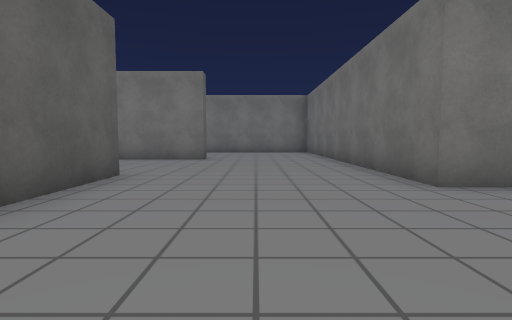
View 1 (above)

20 first-person views from a walk through a scene from a Unity 3-D project. The camera is 1.2 m above the floor, tilts 4° down and sees 80° across. The floor is counted in squares, 2 m on a side. Each view is taken from the middle of a square. On the plan, view 1 faces up. The plan holds only what a view shows up to about 9 squares ahead; the rest is blank. The place goes on beyond the plan. Some surface patterns are stand-ins.

View 2
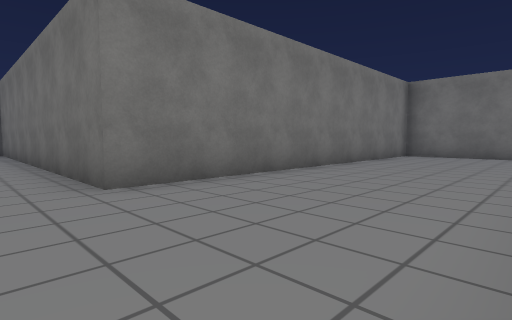

View 3
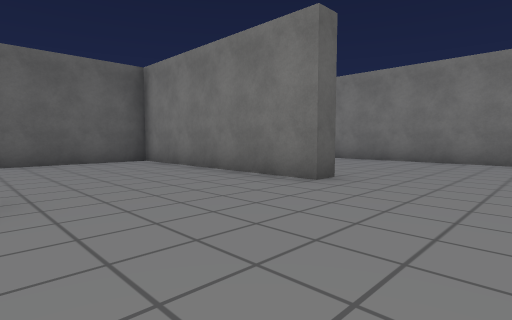

View 4
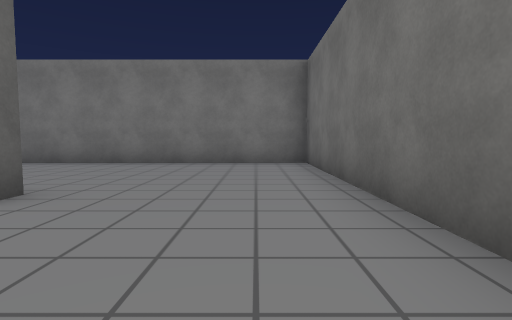

View 5
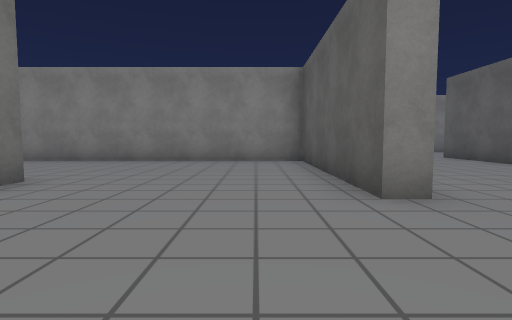

View 6
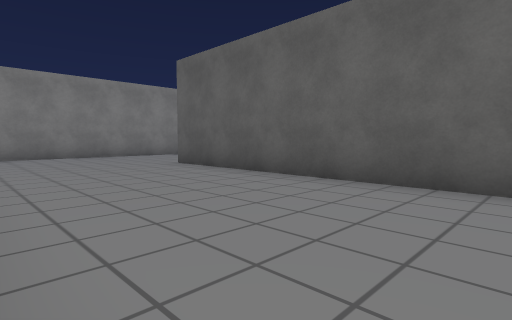

View 7
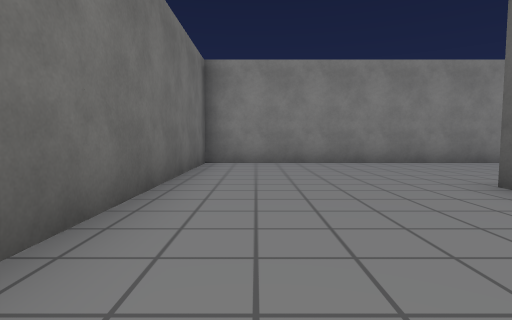

View 8
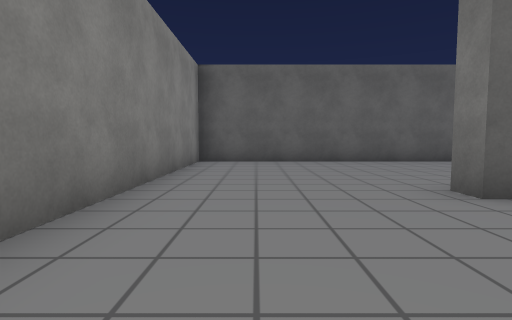

View 9
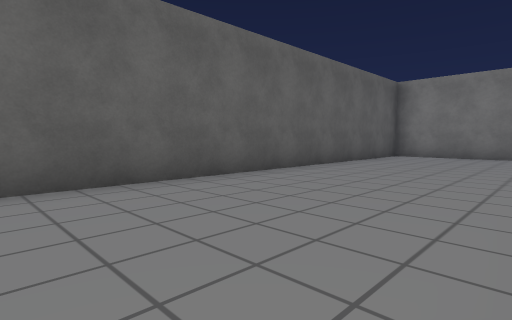

View 10
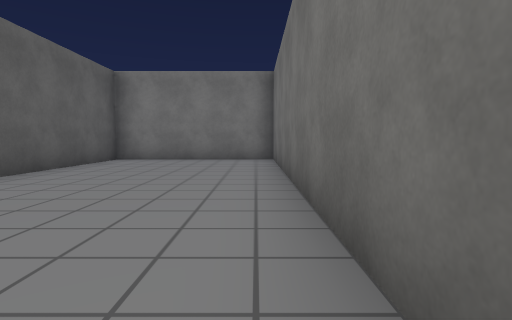

View 11
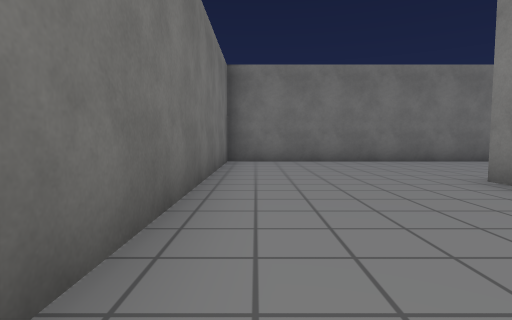

View 12
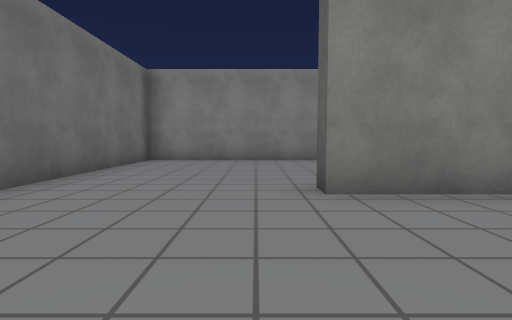

View 13
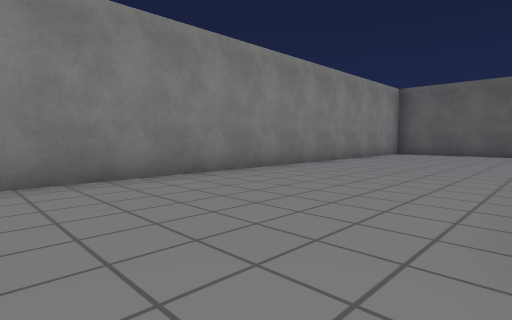

View 14
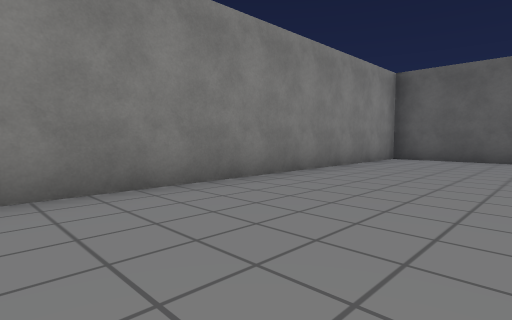

View 15
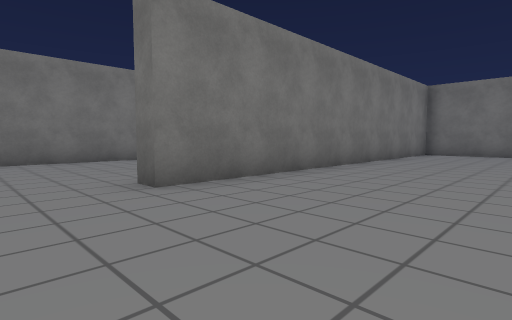

View 16
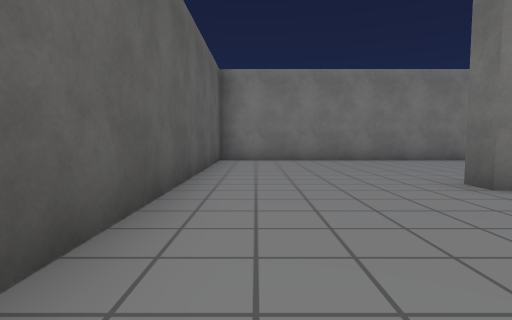

View 17
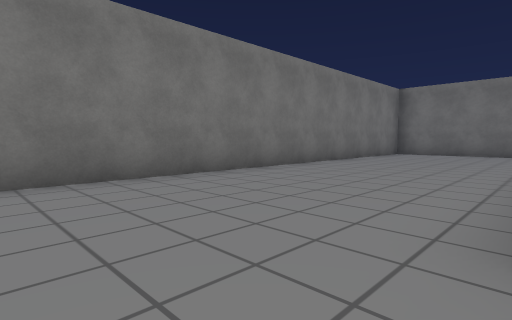

View 18
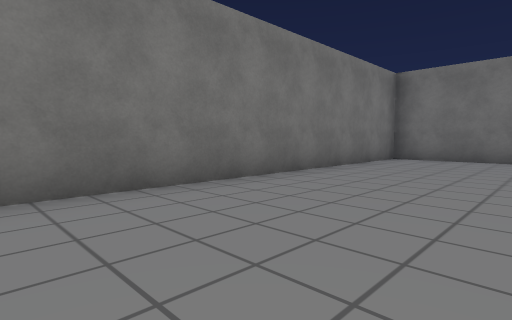

View 19
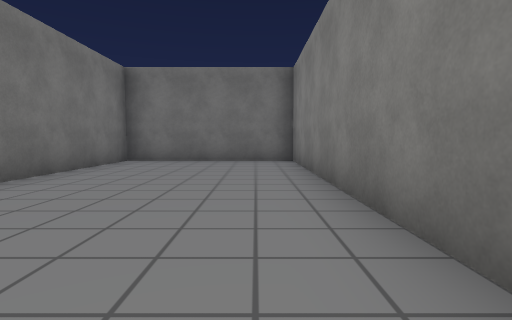

View 20
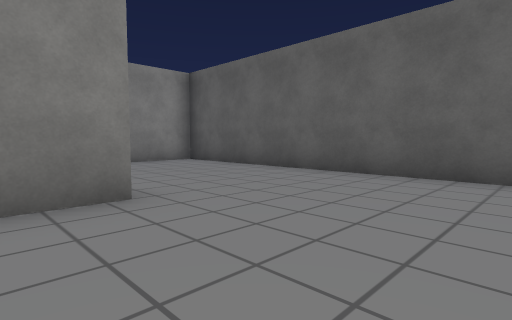

### Floor plan
Points are (right, up) in squares from view 1. A wall is a line through its corners. A room is listed if a view was taken in it or the views show most of it. See-through windows are left out.
Room 1 (views 1, 2, 3, 4, 5, 6, 7, 8, 9, 10, 11, 12, 13, 14, 15, 16, 17, 18, 19, 20)
walls: (-2.9, 5) (-2.3, 5) (-2.3, -0.3) (8.2, -0.3) (8.2, -0.8); (-1.5, 9.4) (-1.5, 8.8) (-7, 8.8) (-7, -1.7) (-7.5, -1.7); (-7.4, 8.8) (-12, 8.8) (-12, -5.5) (-2.8, -5.5) (-2.8, 0.6); (-7.5, 0.5) (-7.5, 8.5); (-2.3, -2.8) (-2.3, -5.5) (12, -5.5) (12, 3.7) (2.3, 3.7) (2.3, 13.5) (-8.2, 13.5) (-8.2, 14) (-7.1, 14); (-4.9, 14) (2.3, 14) (2.3, 18.5) (-12, 18.5) (-12, 9.3) (-10.1, 9.3)

Where each view was taken, in squares from view 1:
view 1: 0 up, 0 right, facing up
view 2: 0 up, 1 right, facing up-right
view 3: 5 up, 1 right, facing up-left
view 4: 6 up, 1 right, facing up
view 5: 8 up, 1 left, facing down
view 6: 5 up, 3 left, facing down-left
view 7: 2 up, 4 left, facing down
view 8: 4 down, 4 left, facing left
view 9: 2 down, 8 left, facing up-left
view 10: 0 up, 8 left, facing up
view 11: 3 up, 4 right, facing right
view 12: 3 up, 9 right, facing down
view 13: 1 down, 10 right, facing down-left
view 14: 2 down, 7 right, facing down-left
view 15: 10 up, 10 left, facing up-right
view 16: 10 up, 11 left, facing up
view 17: 14 up, 10 left, facing up-right
view 18: 15 up, 7 left, facing up-right
view 19: 15 up, 6 left, facing right
view 20: 17 up, 7 left, facing down-left
